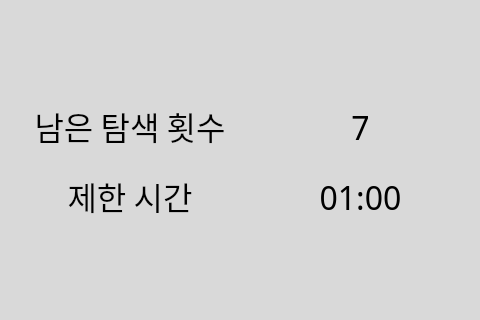
<?xml version="1.0" encoding="UTF-8"?>
<ui version="4.0">
 <class>MainWindow</class>
 <widget class="QMainWindow" name="MainWindow">
  <property name="geometry">
   <rect>
    <x>0</x>
    <y>0</y>
    <width>480</width>
    <height>320</height>
   </rect>
  </property>
  <property name="windowTitle">
   <string>MainWindow</string>
  </property>
  <property name="styleSheet">
   <string notr="true">background-color: rgb(217, 217, 217);</string>
  </property>
  <widget class="QWidget" name="centralwidget">
   <widget class="QLabel" name="lb_count">
    <property name="geometry">
     <rect>
      <x>0</x>
      <y>90</y>
      <width>260</width>
      <height>71</height>
     </rect>
    </property>
    <property name="font">
     <font>
      <family>NanumSquareRound</family>
      <pointsize>24</pointsize>
      <weight>50</weight>
      <bold>false</bold>
     </font>
    </property>
    <property name="styleSheet">
     <string notr="true">color: rgb(0, 0, 0);</string>
    </property>
    <property name="text">
     <string>남은 탐색 횟수</string>
    </property>
    <property name="alignment">
     <set>Qt::AlignCenter</set>
    </property>
   </widget>
   <widget class="QLabel" name="lb_timer">
    <property name="geometry">
     <rect>
      <x>0</x>
      <y>160</y>
      <width>260</width>
      <height>71</height>
     </rect>
    </property>
    <property name="font">
     <font>
      <family>NanumSquareRound</family>
      <pointsize>24</pointsize>
      <weight>50</weight>
      <bold>false</bold>
     </font>
    </property>
    <property name="styleSheet">
     <string notr="true">color: rgb(0, 0, 0);</string>
    </property>
    <property name="text">
     <string>제한 시간</string>
    </property>
    <property name="alignment">
     <set>Qt::AlignCenter</set>
    </property>
   </widget>
   <widget class="QLabel" name="label_2">
    <property name="geometry">
     <rect>
      <x>300</x>
      <y>112</y>
      <width>121</width>
      <height>31</height>
     </rect>
    </property>
    <property name="font">
     <font>
      <family>NanumSquareRound</family>
      <pointsize>24</pointsize>
     </font>
    </property>
    <property name="styleSheet">
     <string notr="true">color: rgb(0, 0, 0);</string>
    </property>
    <property name="text">
     <string>7</string>
    </property>
    <property name="alignment">
     <set>Qt::AlignCenter</set>
    </property>
   </widget>
   <widget class="QLabel" name="label_3">
    <property name="geometry">
     <rect>
      <x>300</x>
      <y>182</y>
      <width>121</width>
      <height>31</height>
     </rect>
    </property>
    <property name="font">
     <font>
      <family>NanumSquareRound</family>
      <pointsize>24</pointsize>
     </font>
    </property>
    <property name="styleSheet">
     <string notr="true">color: rgb(0, 0, 0);</string>
    </property>
    <property name="text">
     <string>01:00</string>
    </property>
    <property name="alignment">
     <set>Qt::AlignCenter</set>
    </property>
   </widget>
  </widget>
 </widget>
 <resources/>
 <connections/>
</ui>
